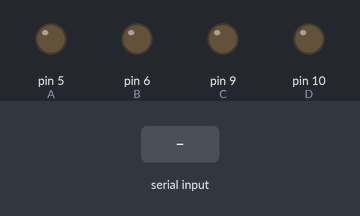
A sketch run on a simulated Arduino Uno, built with avr-gcc and run on an emulated ATmega328P. Shown: output pins drawn as LEDs (lit = HIGH). The inputs (shaded band) are chosen by the test bench.

Above: at 1.2 s.
1.3 s: "a" received over Serial
At 2.4 s:
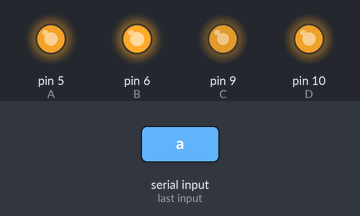
2.8 s: "b" received over Serial
At 3.6 s:
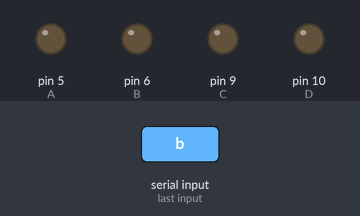
Timing chart, 0 to 5.8 s (numbered marks = the images above; inputs shaded):
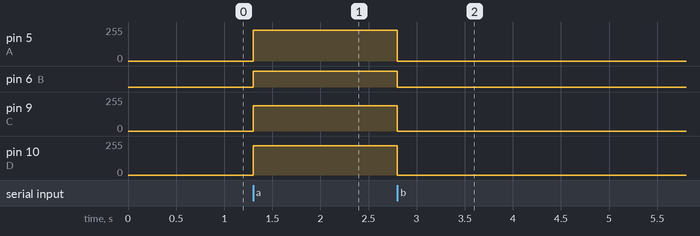

The sketch:

drone_beta.ino
```cpp
const int A = 5;
const int B = 6;
const int C = 9;
const int D = 10;


void setup(){
  pinMode(A, OUTPUT);
  pinMode(B, OUTPUT);
  pinMode(C, OUTPUT);
  pinMode(D, OUTPUT);
  Serial.begin(9600);
}

void loop(){
  char command;
  if(Serial.available()>0){
    command = Serial.read();
    if(command == 'a')
    {
      analogWrite(5, 230);
      analogWrite(6, 255);
      analogWrite(9, 190);
      analogWrite(10, 220);
    }
    else if (command == 'b')
    {
      analogWrite(5, 0);
      analogWrite(6, 0);
      analogWrite(9, 0);
      analogWrite(10, 0);
    }
  }
}
```

Measured:
- after the input at 1.3 s, pin 5 (A): 0/255 → 230/255 at once; pin 6 (B): LOW → HIGH at once; pin 9 (C): 0/255 → 190/255 at once; pin 10 (D): 0/255 → 220/255 at once
- after the input at 2.8 s, pin 5 (A): 230/255 → 0/255 at once; pin 6 (B): HIGH → LOW at once; pin 9 (C): 190/255 → 0/255 at once; pin 10 (D): 220/255 → 0/255 at once
